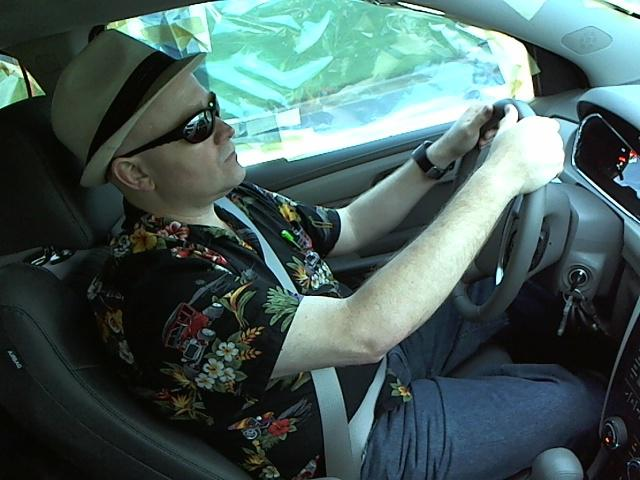
#> input picture Data/test 500/img_100.jpg, 640 x 480 px; its folder holds 4 pictures in this run
$ python RandomForest_GrayScale.py
#> lines starting #> are read from the running program, lines starting #| are printed output that depends on the picture
import pandas as pd
import numpy as np
from sklearn.model_selection import train_test_split
from sklearn.ensemble import RandomForestClassifier
from sklearn import metrics
import time
import cv2
import glob

def matrix(row,col,imgs):
#> called with row = 64, col = 64
    a = row*col
    vector_newX = np.zeros((a, 1))
    imgSeq = []
    for img in imgs :
        oriimg = cv2.imread(img, cv2.IMREAD_GRAYSCALE)/255.
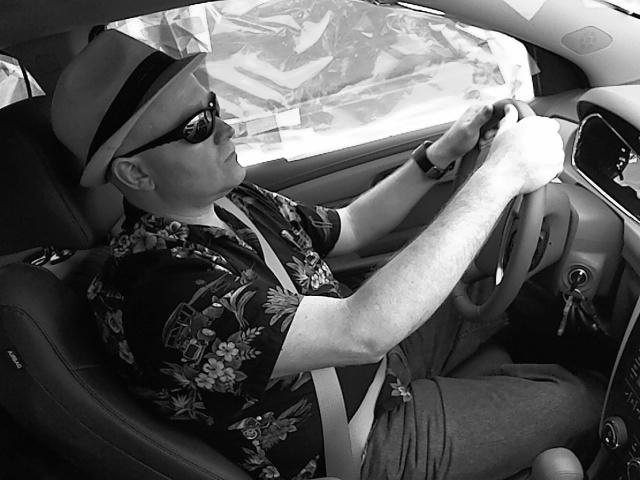
#> oriimg: shape (480, 640) float64; min 0, max 1, mean 0.343
        imgSeq.append(img.split('img_')[1].split('.jpg')[0])
        img0 = cv2.resize(oriimg,(row,col))
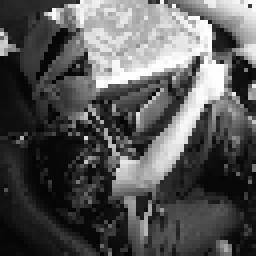
#> img0: shape (64, 64) float64 (shown 4 times larger); min 0.00833, max 0.998, mean 0.342
        flat = img0.reshape(a,1)
#> flat = 4096 values, max 0.998 at index 1063, min 0.00833 at index 2179, mean 0.342
        vector_newX = np.c_[vector_newX,flat]
#> vector_newX = 4096 pairs, first value 0 to 0, second value 0.00833 to 0.998
        print(img)
#> pass 2 of the loop in matrix, `for img in imgs :`:
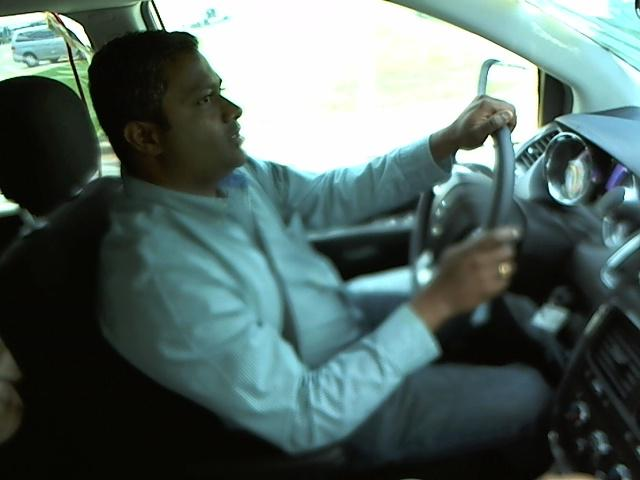
#> input picture Data/test 500/img_103.jpg, 640 x 480 px
#> in matrix, `oriimg = cv2.imread(img, cv2.IMREAD_GRAYSCALE)/255.`:
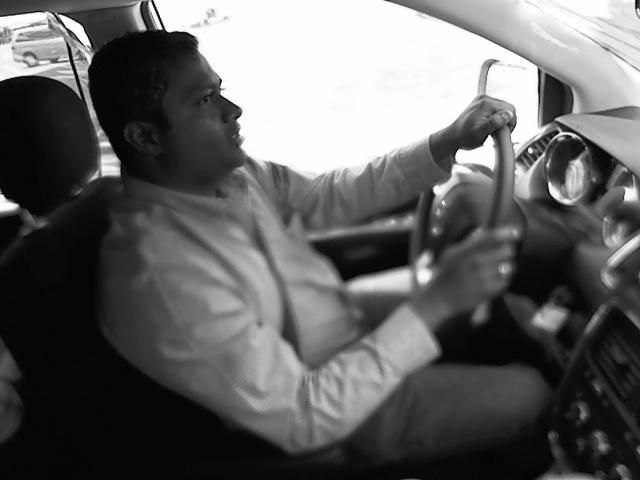
#> oriimg: shape (480, 640) float64; min 0, max 1, mean 0.386
#> in matrix, `img0 = cv2.resize(oriimg,(row,col))`:
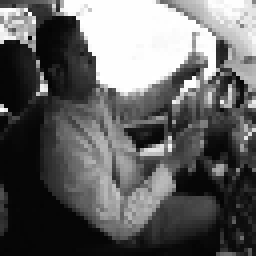
#> img0: shape (64, 64) float64 (shown 4 times larger); min 0.0142, max 1, mean 0.386
#> flat = 4096 values, max 1 at index 56, min 0.0142 at index 1356, mean 0.386
#> pass 3 of the loop in matrix, `for img in imgs :`:
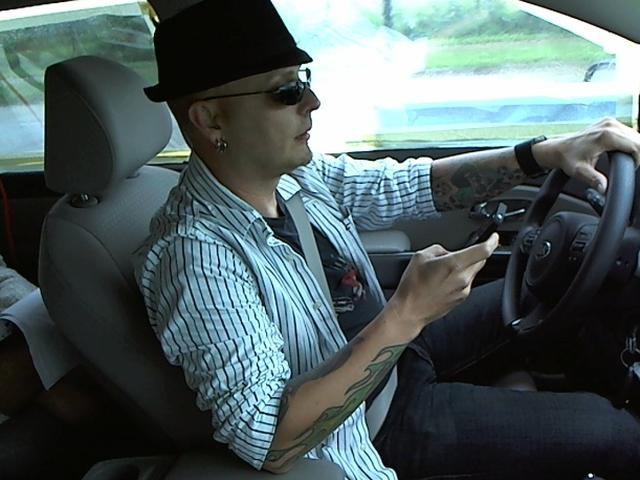
#> input picture Data/test 500/img_11.jpg, 640 x 480 px
#> in matrix, `oriimg = cv2.imread(img, cv2.IMREAD_GRAYSCALE)/255.`:
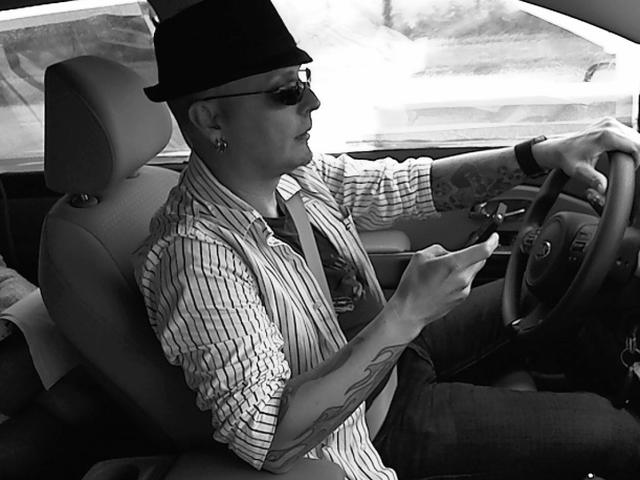
#> oriimg: shape (480, 640) float64; min 0, max 1, mean 0.351
#> in matrix, `img0 = cv2.resize(oriimg,(row,col))`:
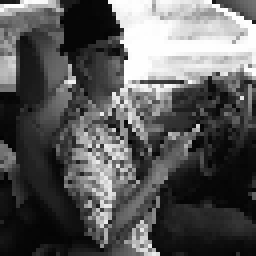
#> img0: shape (64, 64) float64 (shown 4 times larger); min 0.0049, max 1, mean 0.352
#> flat = 4096 values, max 1 at index 117, min 0.0049 at index 2272, mean 0.352
#> the loop made 4 passes; the first 3 are shown
#> (the run stopped early here; a loop or call above may not have finished)
